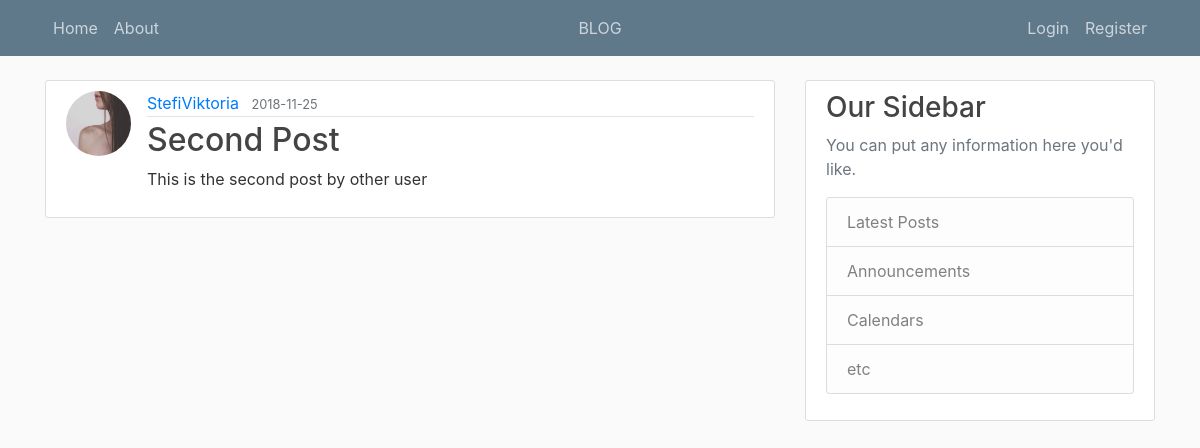
The app's page /blogpost/2, older data.
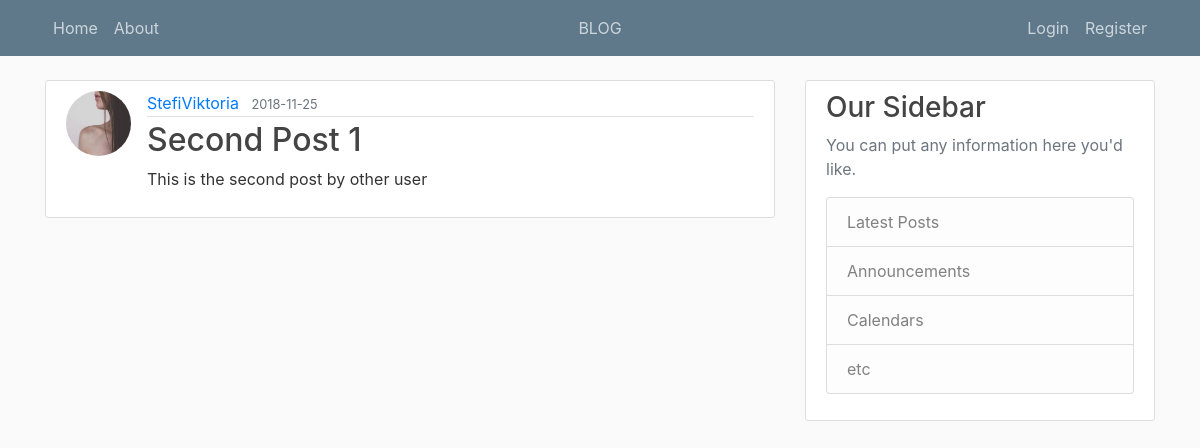
The same page, newer data.
### app/models.py (models this page shows, shortened)
class Post(db.Model):
	id = db.Column(db.Integer, primary_key=True)
	title = db.Column(db.String(100), nullable=False)
	date_posted = db.Column(db.DateTime, nullable=False, default=datetime.utcnow)
	content = db.Column(db.Text, nullable=False)
	user_id = db.Column(db.Integer, db.ForeignKey('user.id'), nullable=False)

### app/views.py (the view)
@app.route('/blogpost/<int:post_id>')
def post(post_id):
	post = Post.query.get_or_404(post_id) # We can use simple method: get() instead of get_or_404
	return render_template('post.html', title=post.title, post=post)

### app/templates/post.html (shortened to what this page needs)
{% extends "layout.html" %}
{% block content %}
	<article class="media content-section">
        <img class="rounded-circle article-img" src="{{ url_for('static', filename='profile_pics/' + post.author.image_file) }}">
        <div class="media-body">
          <div class="article-metadata">
            <a class="mr-2" href="#">{{ post.author.username }}</a>
            <small class="text-muted">{{ post.date_posted.strftime('%Y-%m-%d') }}</small>
          </div>
          <h2 class="article-title">{{ post.title }}</h2>
          <p class="article-content">{{ post.content }}</p>
        </div>
	</article>
{% endblock content %}

Row changes from the older to the newer data that the page shows:
changed Post "This is the second post by other user": title "Second Post" → "Second Post 1"
